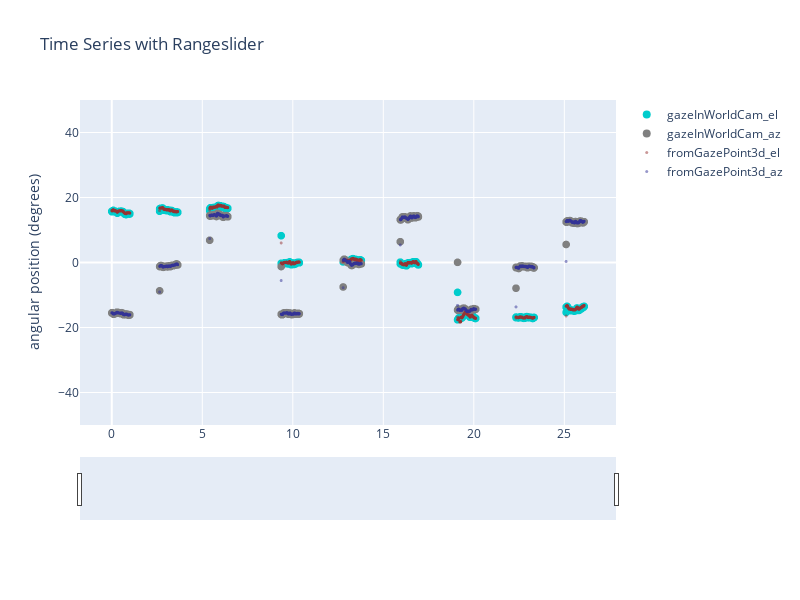

Write notebook code for a chart like this one.
### Code cell
# yLim = [-100,100]

yLim=[-50,50]
width=800
height=600



startTimeS = df2['worldVidTimeSec'].iloc[0]
endTimeS = df2['worldVidTimeSec'].iloc[-2]

# I googled for, "python find first larger than"
startIndex = next(idx for idx, val in enumerate(df2['worldVidTimeSec']) if val >  startTimeS)
endIndex = next(idx for idx, val in enumerate(df2['worldVidTimeSec']) if val >  endTimeS)
print('Plotting from index: ' + str(startIndex) + ' to ' + str(endIndex))

colors_idx = ['rgb(0,204,204)','rgb(128,128,128)','rgb(204,0,0)','rgb(102,0,204)', 'rgb(150,50,50)', 'rgb(50,50,150)']

# from plotly.subplots import make_subplots
# fig = make_subplots(rows=2, cols=1,shared_xaxes=True)

traces = []

###

bEih_el = go.Scattergl(
    x=df2['worldVidTimeSec'][startIndex:endIndex],
    y=df2['ball_el'][startIndex:endIndex],
    name = 'ball_el',
    marker_color = colors_idx[2],
    mode='markers',
    marker_size = 8,
    opacity = 0.5)

bEih_az = go.Scattergl(
    x=df2['worldVidTimeSec'][startIndex:endIndex],
    y=df2['ball_az'][startIndex:endIndex],
    name = 'ball_az',
    marker_color = colors_idx[3],
    mode='markers',
    marker_size = 8,
    opacity = 0.5)


# traces.append(bEih_el)
# traces.append(bEih_az)


eih_el = go.Scattergl(
    x=df2['worldVidTimeSec'][startIndex:endIndex],
    y=-df2['gazeInWorldCam_el'][startIndex:endIndex],
    name = 'gazeInWorldCam_el',
    marker_color = colors_idx[0],
    mode='markers',
    marker_size = 8,
    opacity = 1)

eih_az = go.Scattergl(
    x=df2['worldVidTimeSec'][startIndex:endIndex],
    y=df2['gazeInWorldCam_az'][startIndex:endIndex],
    name = 'gazeInWorldCam_az',
    marker_color = colors_idx[1],
    mode='markers',
    marker_size = 8,
    opacity = 1)

traces.append(eih_el)
traces.append(eih_az)


#####


fromGP3D_el = go.Scattergl(
    x=df2['worldVidTimeSec'][startIndex:endIndex],
    y=-df2['fromGazePoint3d_el'][startIndex:endIndex],
    name = 'fromGazePoint3d_el',
    marker_color = colors_idx[4],
    mode='markers',
    marker_size = 3,
    opacity = .5)

fromGP3D_az = go.Scattergl(
    x=df2['worldVidTimeSec'][startIndex:endIndex],
    y=df2['fromGazePoint3d_az'][startIndex:endIndex],
    name = 'fromGazePoint3d_az',
    marker_color = colors_idx[5],
    mode='markers',
    marker_size = 3,
    opacity = .5)

traces.append(fromGP3D_el)
traces.append(fromGP3D_az)



layout = dict(
    dragmode= 'pan',
    title='Time Series with Rangeslider',
    width=width,
    height=height,
    yaxis=dict(range=yLim, title='angular position (degrees)'),
    xaxis=dict(
        rangeslider=dict(visible=True))
)


fig = dict(data=traces, layout=layout)

iplot(fig)

### Figure 1 — Plotly figure (JSON) as saved in the notebook; plotly's stock layout.template omitted (floating-point values rounded to 4 significant figures; data arrays with more than 128 entries replaced by an {"elided": "..."} marker saying what was removed)
{"data": [{"marker": {"color": "rgb(0,204,204)", "size": 8}, "mode": "markers", "name": "gazeInWorldCam_el", "opacity": 1, "type": "scattergl", "x": {"elided": "2973 float values"}, "y": {"elided": "2973 float values"}}, {"marker": {"color": "rgb(128,128,128)", "size": 8}, "mode": "markers", "name": "gazeInWorldCam_az", "opacity": 1, "type": "scattergl", "x": {"elided": "2973 float values"}, "y": {"elided": "2973 float values"}}, {"marker": {"color": "rgb(150,50,50)", "size": 3}, "mode": "markers", "name": "fromGazePoint3d_el", "opacity": 0.5, "type": "scattergl", "x": {"elided": "2973 float values"}, "y": {"elided": "2973 float values"}}, {"marker": {"color": "rgb(50,50,150)", "size": 3}, "mode": "markers", "name": "fromGazePoint3d_az", "opacity": 0.5, "type": "scattergl", "x": {"elided": "2973 float values"}, "y": {"elided": "2973 float values"}}], "layout": {"dragmode": "pan", "height": 600, "title": {"text": "Time Series with Rangeslider"}, "width": 800, "xaxis": {"rangeslider": {"visible": true}}, "yaxis": {"range": [-50, 50], "title": {"text": "angular position (degrees)"}}}}
